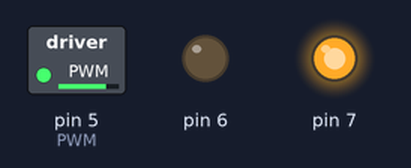
This sketch was run on a simulated Arduino Uno, built with avr-gcc and run on an emulated ATmega328P. Parts: switched loads named in the sketch (green lamp = pin HIGH), output pins drawn as LEDs (lit = HIGH).

Above: at 0.1 s.
Timing chart, 0 to 1.6 s (numbered marks = the images above):
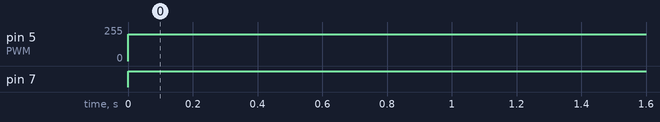

The sketch:

NormalMotor.ino
```cpp
void setup() {
  pinMode(6,OUTPUT);
  pinMode(7,OUTPUT);
  pinMode(5,OUTPUT); //PWM
}

void loop() {
  digitalWrite(7,HIGH);
  digitalWrite(6,LOW);
  analogWrite(5,200);
}
```

Measured:
- by itself, pin 5 (PWM): 0/255 → 200/255 at 0.00 s
- by itself, pin 7: LOW → HIGH at 0.00 s
